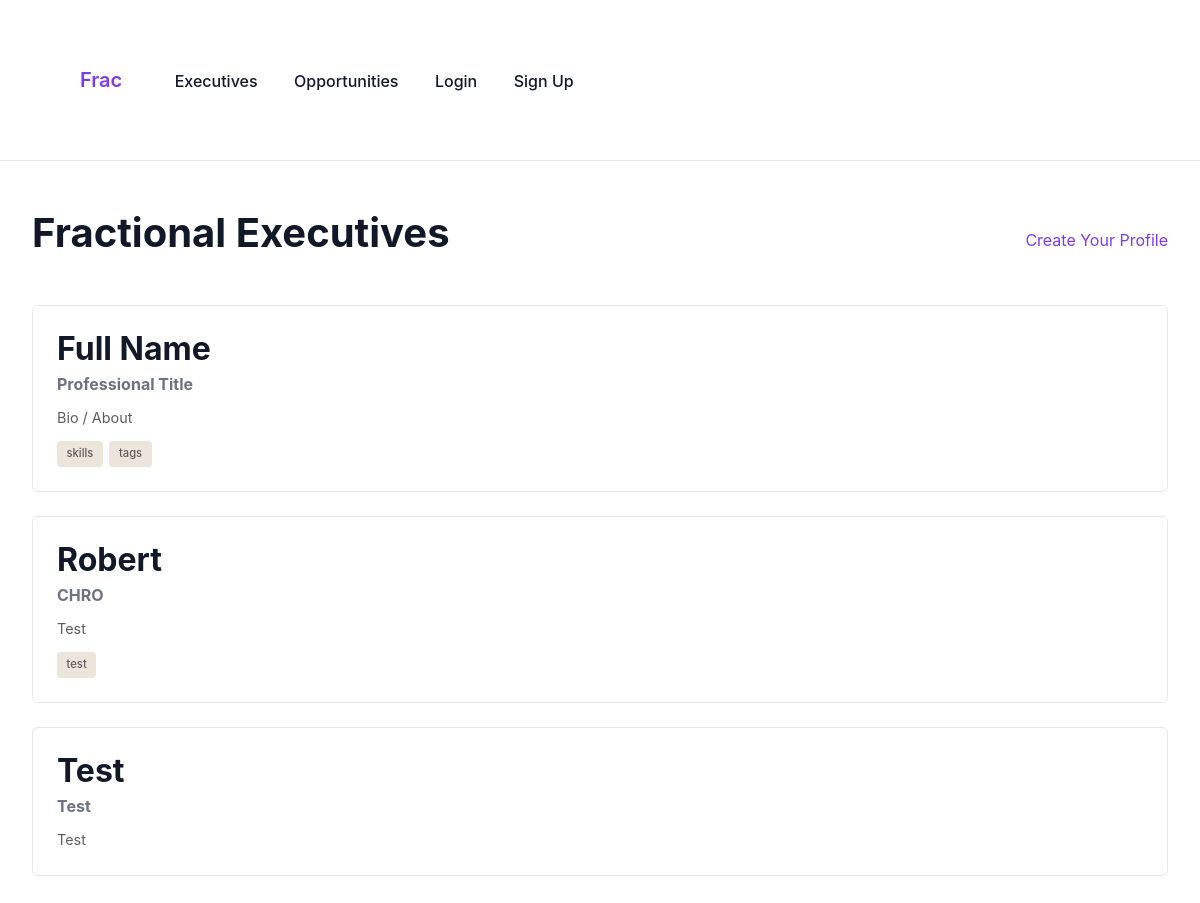
/executives/, run on an earlier commit of the app's database.
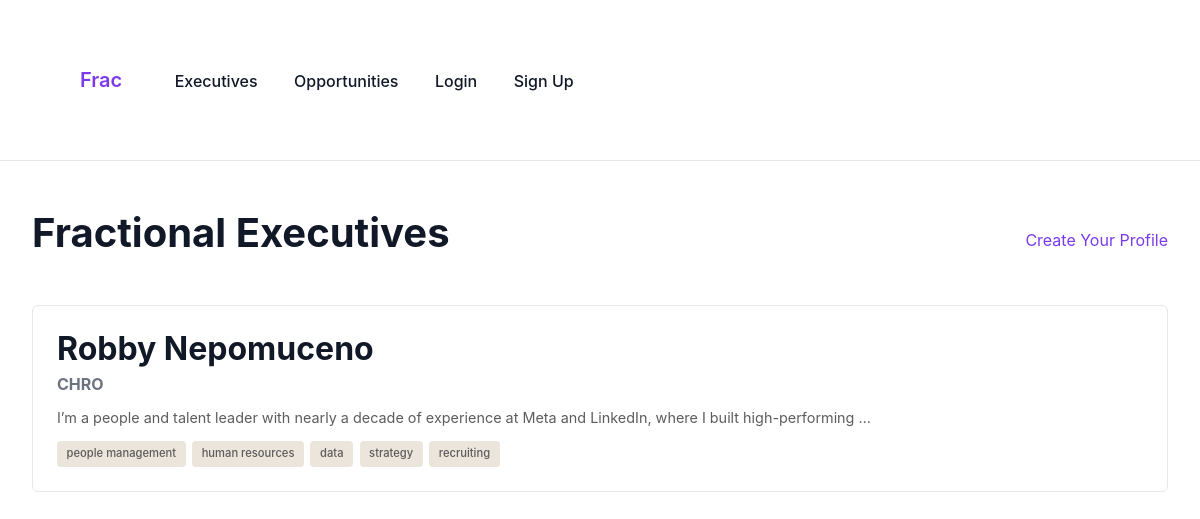
And on a later commit of the database.
### classifieds/models.py (models this page shows, shortened)
class ExecutiveProfile(models.Model):
    name = models.CharField(max_length=120)
    title = models.CharField(max_length=160)
    bio = models.TextField(blank=True)
    location = models.CharField(
        max_length=100,
        blank=True,
        help_text="City, State/Region (e.g., San Francisco, CA)"
    )
    hourly_rate = models.PositiveIntegerField(
        null=True,
        blank=True,
        help_text="Your hourly rate in USD"
    )
    email = models.EmailField()
    created_at = models.DateTimeField(auto_now_add=True)
    owner = models.ForeignKey(
        settings.AUTH_USER_MODEL,
        on_delete=models.CASCADE,
        related_name="executive_profiles",
        null=True,
        blank=True
    )
    skills_tags = models.CharField(
        max_length=500,
        blank=True,
        help_text="Comma-separated skills (e.g., finance, strategy, fundraising)"
    )
    def get_tags_list(self):
        if not self.skills_tags:
            return []
        return [tag.strip().lower() for tag in self.skills_tags.split(",") if tag.strip()]
    @property
    def rate_display(self):
        if self.hourly_rate:
            return f"${self.hourly_rate}/hour"
        return None

### classifieds/views.py (the view)
# urls.py: path("", views.exec_list, name="exec_list"),                      # /executives/
def exec_list(request):
    execs = ExecutiveProfile.objects.order_by("-created_at")
    return render(request, "classifieds/exec_list.html", {"execs": execs})

### classifieds/templates/classifieds/exec_list.html (shortened to what this page needs)
{% load static %}
<!DOCTYPE html>
<html>
<head>
    <link rel="stylesheet" href="{% static 'frac-app.css' %}?v=4">
</head>
<body>
    <nav>
        <div class="container">
            <a href="{% url 'home' %}" style="font-weight: 600; margin-right: 1rem;">Frac</a>
            <a href="{% url 'exec_list' %}">Executives</a>
            <a href="{% url 'opportunity_list' %}">Opportunities</a>
            {% if user.is_authenticated %}
                <a href="{% url 'dashboard' %}">Dashboard</a>
                <a href="{% url 'logout' %}">Logout</a>
            {% else %}
                <a href="{% url 'login' %}">Login</a>
                <a href="{% url 'signup' %}" class="btn" style="margin-left: auto;">Sign Up</a>
            {% endif %}
        </div>
    </nav>
    <div class="container">
        <div style="display: flex; justify-content: space-between; align-items: center; margin-bottom: 2rem;">
            <h1>Fractional Executives</h1>
            {% if user.is_authenticated %}
                <a href="{% url 'create_profile' %}" class="btn">Create Your Profile</a>
            {% else %}
                <a href="{% url 'signup' %}" class="btn">Create Your Profile</a>
            {% endif %}
        </div>
        {% if execs %}
            <div class="card-grid">
                {% for exec in execs %}
                    <div class="card card-clickable" onclick="window.location='{% url 'exec_detail' exec.pk %}'">
                        <h2 style="margin: 0 0 0.25rem 0;">{{ exec.name }}</h2>
                        <p style="margin: 0 0 0.5rem 0;"><strong>{{ exec.title }}</strong></p>
                        {% if exec.bio %}
                            <p style="font-size: 0.9rem; color: #5c5c5c; margin: 0;">{{ exec.bio|truncatewords:20 }}</p>
                        {% endif %}
                        {% with tags=exec.get_tags_list %}
                            {% if tags %}
                                <div style="display: flex; flex-wrap: wrap; gap: 0.4rem; margin-top: 0.75rem;">
                                    {% for tag in tags %}
                                        <span style="display: inline-block; background: #ebe5db; color: #5c5c5c; font-size: 0.7rem; font-weight: 500; padding: 0.25rem 0.6rem; border-radius: 4px; text-transform: lowercase;">{{ tag }}</span>
                                    {% endfor %}
                                </div>
                            {% endif %}
                        {% endwith %}
                    </div>
                {% endfor %}
            </div>
        {% endif %}
    </div>
</body>
</html>

What changed in the data, as far as the page shows it:
removed ExecutiveProfile: name "Full Name", title "Professional Title", bio "Bio / About", tags "skills" "tags"
removed ExecutiveProfile: name "Robert", title "CHRO", bio "Test", tags "test"
removed ExecutiveProfile: name "Test", title "Test", bio "Test"
added ExecutiveProfile: name "Robby Nepomuceno", title "CHRO", bio "I’m a people and talent leader with nearly a decade of experience at Meta and LinkedIn, where I built high-performing …", tags "people management" "human resources" "data" "strategy" "recruiting"
